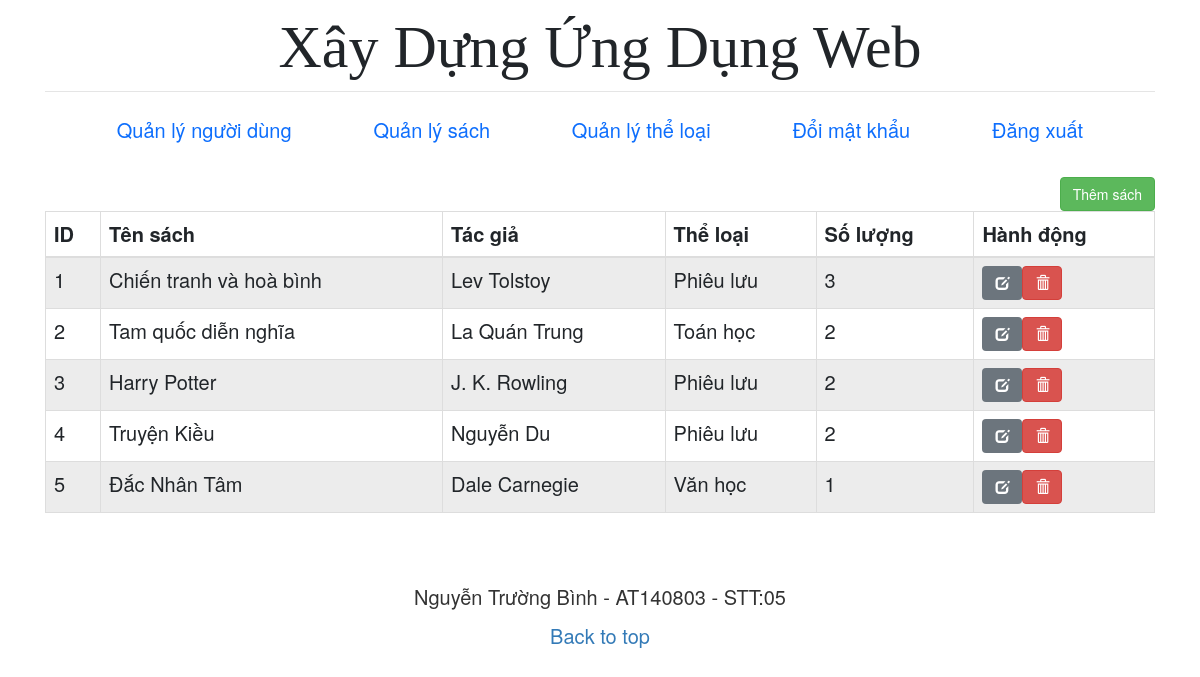
Before: /books/index.php (signed in) with the older database file.
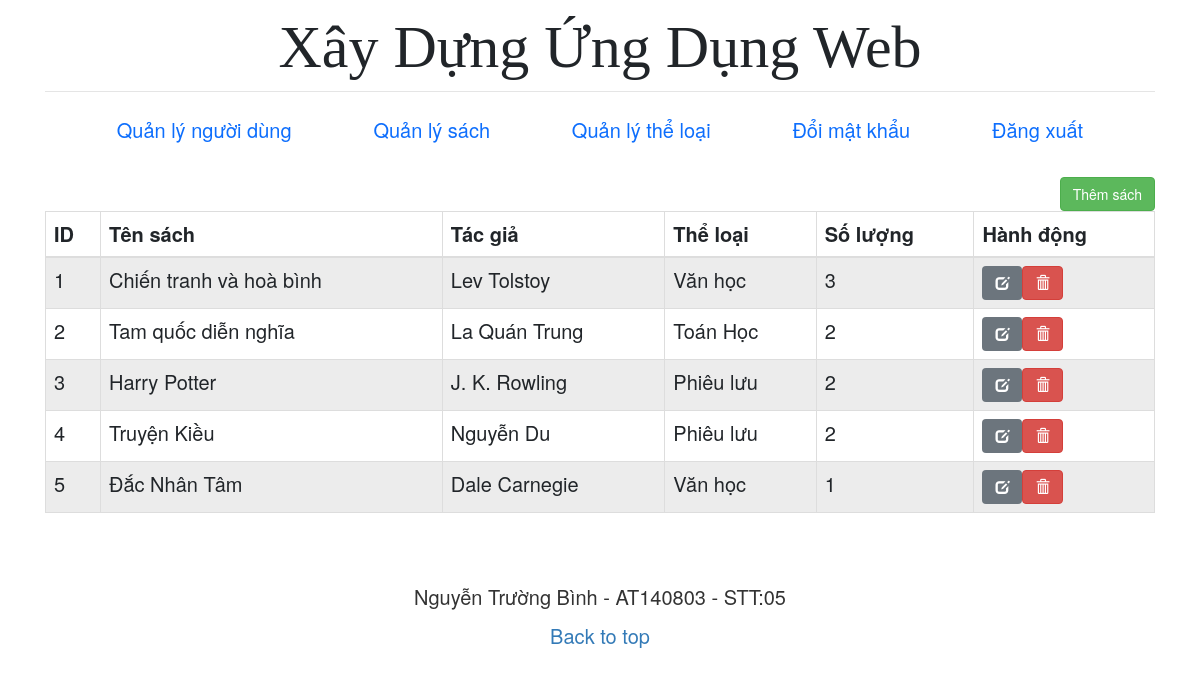
After: the same page with the newer database file.
### tables this page shows
CREATE TABLE `books` (
  `id` int(11) NOT NULL,
  `name` text NOT NULL,
  `author` text NOT NULL,
  `category_id` int(11) NOT NULL,
  `quantily` int(11) NOT NULL
);

CREATE TABLE `categories` (
  `id` int(11) NOT NULL,
  `name` text NOT NULL
);

### checkPermission.php (called while the page is built)
<?php
    function checkPermission($conn, $role_id, $permission_id){
        $sql ="SELECT * FROM roles_permissions
        LEFT JOIN users ON users.role_id = roles_permissions.role_id
        WHERE users.role_id = $role_id
        AND roles_permissions.perm_id = $permission_id";
        $result = mysqli_query($conn, $sql);
        $rows = mysqli_num_rows($result);
        if ($rows == 0) {
            return false;
        } else {
            return true;
        };
    }

### books/index.php (the view, shortened to what this page needs)
<?php include "../includes/header.php"; ?>
<?php
require_once("../libs/connection.php");
require_once("../checkPermission.php");
if (checkPermission($conn, $_SESSION['role_id'], 8)) {
?>
  <main class="container">
    <a href="create.php" class="btn btn-success pull-right">Thêm sách</a>
    <?php
    $sql = "SELECT * FROM books";
    if ($result = mysqli_query($conn, $sql)) {
      if (mysqli_num_rows($result) > 0) {
        echo "<table class='table table-bordered table-striped'>";
        echo "<thead>";
        echo "<tr>";
        echo "<th>ID</th>";
        echo "<th>Tên sách</th>";
        echo "<th>Tác giả</th>";
        echo "<th>Thể loại</th>";
        echo "<th>Số lượng</th>";
        echo "<th>Hành động</th>";
        echo "</tr>";
        echo "</thead>";
        echo "<tbody>";
        $i=1;
        while ($row = mysqli_fetch_array($result)) {
          echo "<tr>";
          echo "<td>" . $i++ . "</td>";
          echo "<td>" . $row['name'] . "</td>";
          echo "<td>" . $row['author'] . "</td>";
          $category_id = $row['category_id'];
          $query = "SELECT name FROM categories WHERE id = $category_id";
          $data = mysqli_fetch_array(mysqli_query($conn, $query));
          echo "<td>" . $data['name'] . "</td>";
          echo "<td>" . $row['quantily'] . "</td>";
          echo "<td>";
          echo "<a href='edit.php?id=" . $row['id'] . "' class='btn btn-secondary'><span class='glyphicon glyphicon-edit'></span></a>";
          echo "<a href='delete.php?id=" . $row['id'] . "' class='btn btn-danger'><span class='glyphicon glyphicon-trash'></span></a>";
          echo "</td>";
          echo "</tr>";
        }
        echo "</tbody>";
        echo "</table>";
      } else {
        echo "<p class='lead'><em>Không tìm thấy bản ghi.</em></p>";
      }
    } else {
      echo "ERROR: Không thể thực thi $sql. " . mysqli_error($conn);
    }
    ?>
  </main>
<?php
} else {
  header('Location: ../403.php');
}
?>
<?php include "../includes/footer.php" ?>

### includes/header.php (shortened to what this page needs)
<!doctype html>
<html lang="en">
<head>
  <link href="http://localhost:5/udweb/asset/css/bootstrap.min.css" rel="stylesheet">
  <link href="http://localhost:5/udweb/asset/css/style.css" rel="stylesheet">
  <link rel="stylesheet" href="https://maxcdn.bootstrapcdn.com/bootstrap/3.3.7/css/bootstrap.min.css">
</head>
<body>
  <div class="container">
    <header class="blog-header">
      <div class=" flex-nowrap justify-content-between align-items-center pt-1">
        <div class="text-center">
          <a class="blog-header-logo text-dark" href="/udweb">Xây Dựng Ứng Dụng Web</a>
        </div>
      </div>
    </header>
    <div class="nav-scroller py-1 mb-2">
      <nav class="nav d-flex justify-content-between pt-2">
        <?php
        if (isset($_SESSION["loggedin"]) == false) { ?>
          <a class="p-2 link-primary" href="registration.php">Đăng ký</a>
          <a class="p-2 link-primary" href="login.php">Đăng nhập</a>
          <a class="p-2 link-primary" href="forgotPass.php">Quên mật khẩu</a>
        <?php
        } else { ?>
          <a class="p-2 link-primary" href="http://localhost:5/udweb/users">Quản lý người dùng</a>
          <a class="p-2 link-primary" href="http://localhost:5/udweb/books">Quản lý sách</a>
          <a class="p-2 link-primary" href="http://localhost:5/udweb/categories">Quản lý thể loại</a>
          <a class="p-2 link-primary" href="http://localhost:5/udweb/changePass.php">Đổi mật khẩu</a>
          <a class="p-2 link-primary" href="http://localhost:5/udweb/logout.php">Đăng xuất</a>
        <?php } ?>
      </nav>
    </div>
  </div>

### includes/footer.php
<footer class="blog-footer">
  <p>Nguyễn Trường Bình - AT140803 - STT:05</p>
  <p>
    <a href="#">Back to top</a>
  </p>
</footer>
</body>
</html>

### asset/css/style.css (style rules this page uses)
body, html { font-size: 20px!important; }
.blog-header { border-bottom: 1px solid #e5e5e5; }
.blog-header-logo { font-family: "Playfair Display", Georgia, "Times New Roman", serif; font-size: 3rem; }
.nav-scroller { position: relative; z-index: 2; height: 3.75rem; overflow-y: hidden; }
.nav-scroller .nav { display: flex; flex-wrap: nowrap; padding-bottom: 1rem; margin-top: -1px; overflow-x: auto; text-align: center; white-space: nowrap; -webkit-overflow-scrolling: touch; }
.blog-footer { padding: 2.5rem 0; text-align: center; }
.blog-footer p:last-child { margin-bottom: 0; }

Changed rows visible on the page:
changed books "Chiến tranh và hoà bình": category.name "Phiêu lưu" → "Văn học"
changed books "Tam quốc diễn nghĩa": category.name "Toán học" → "Toán Học"
